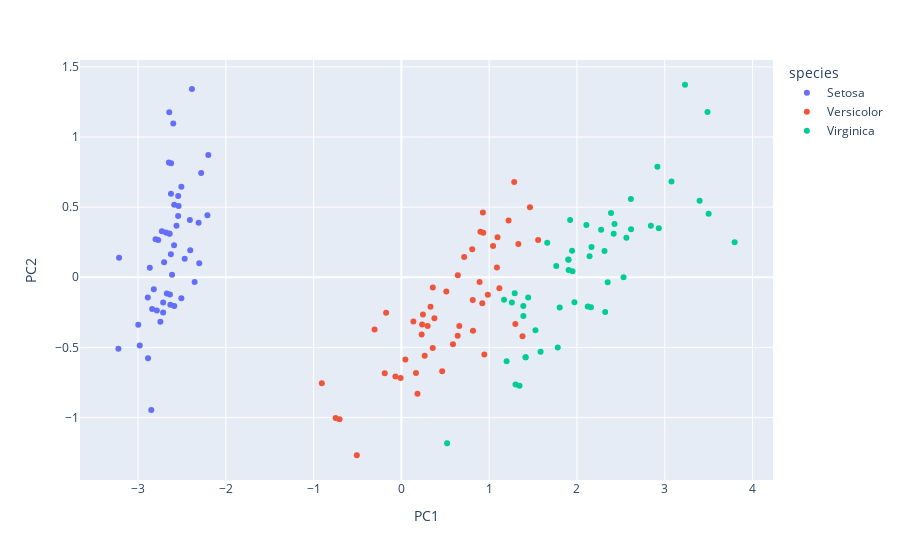

Source (notebook cell):
### Code cell
df_2D = pd.DataFrame({'PC1': X_reduced[:, 0], 'PC2': X_reduced[:, 1], 'species': y})
fig = px.scatter(df_2D, x='PC1', y='PC2',
              color='species')
fig.show()
